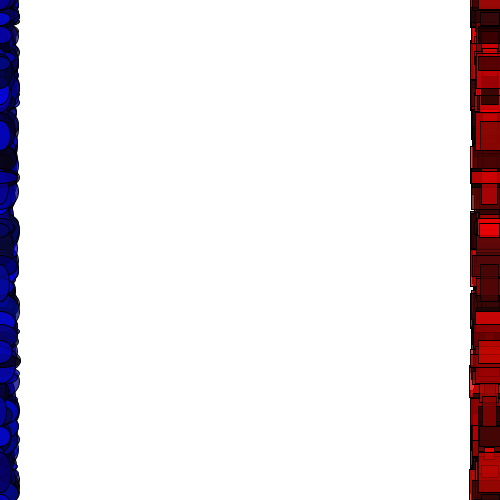
Frame 1 (no input)
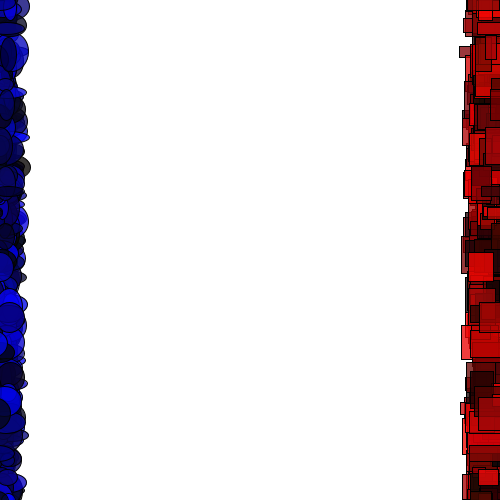
Frame 60 (the mouse pressed at the canvas centre just before this capture)
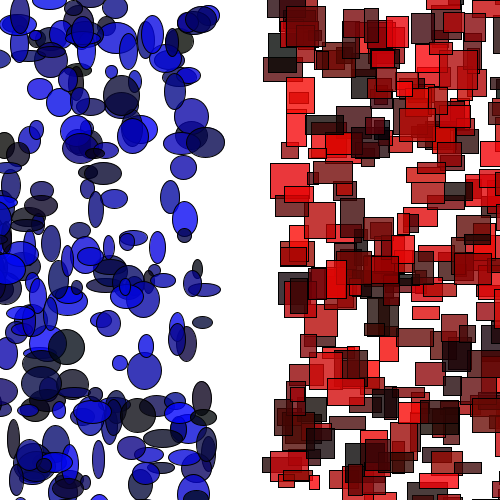
Frame 120 (the mouse held since frame 60 and released just before this capture)

The Processing sketch that drew these frames (run headless with seeded random() and noise(); from frame 60 on, the mouse is pressed at the canvas centre):

// Processing sketch: processing_72786
// ── processing_72786.pde

float w;
float h;
int x = 0;
float y;
float speed = 0.5;
 
void setup() {
  size(500, 500);
  y = height/random(2,4);
  frameRate(30);
  rectMode(CENTER);
  smooth();
}
 
void draw() {
  background(255);
  speed*=1.05;  
   
  for (int j=1; j<500; j++) {  
    w = random(10,40);
    h = random(10,40);
    fill(random(255), random(10), random(10),200);
    y = height/2 + random(-300,300);
    rect((-speed*random(-1.2,1.2)+(width-10)), y, w, h); 
    fill(random(10), random(10), random(255),200);
    ellipse(speed*random(-1.2,1.2), y, w, h);  
  }
}
